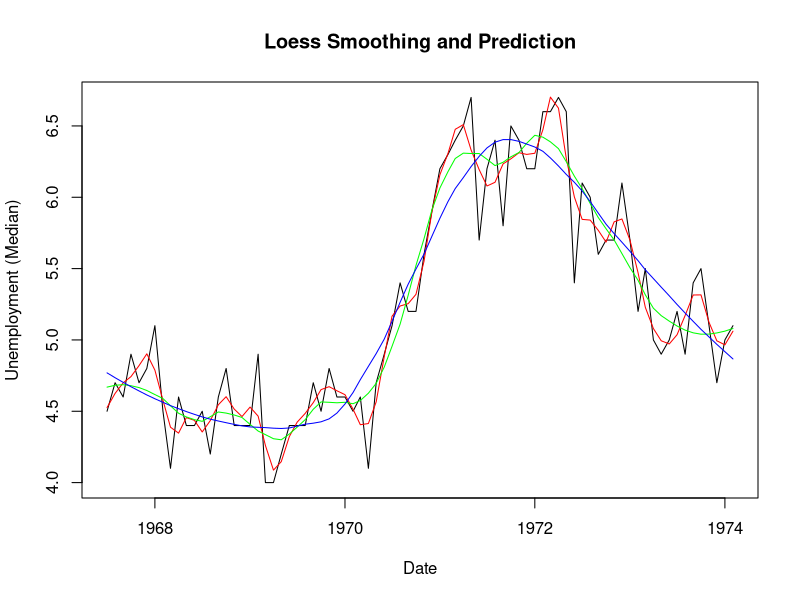
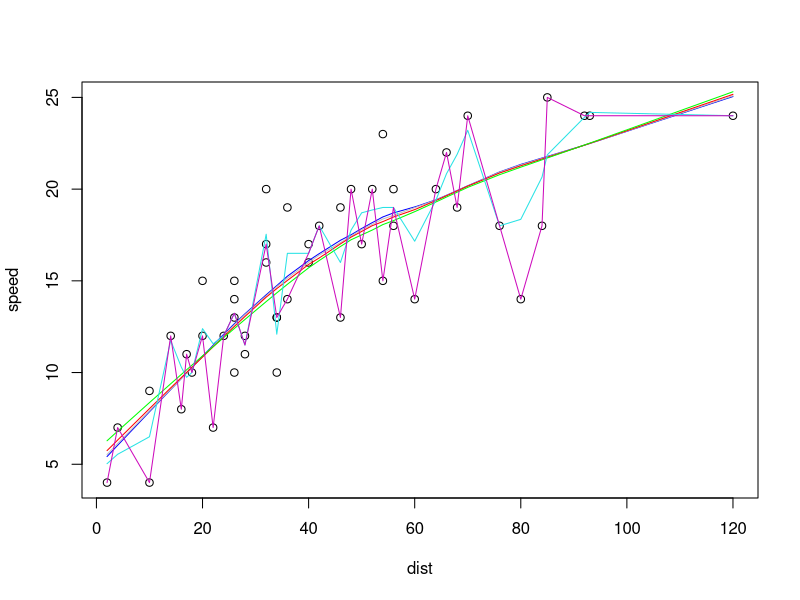

Write R code to recreate these figures, in order.
#lda
library(MASS)
names(iris)
dim(iris) # check the dimensions of the iris dataset, you will see 150 rows and 5 columns
head(iris)
set.seed(555)
Train <- sample(1:nrow(iris), nrow(iris)/2)
iris_Train <- iris[Train,] # Traning dataset
irist_Test <- iris[-Train,] # Testing dataset
fit1 <- lda(Species ~ Sepal.Length + Sepal.Width + Petal.Length + Petal.Width, data = iris_Train)
predict1 <- predict(fit1, iris_Train)
predict1_class <- predict1$class
table1 <- table(predict1_class, iris_Train$Species)
table1
# Calculating the Accuracy of the prediction
sum(diag(table1))/sum(table1)


# LOESS 
# http://r-statistics.co/Loess-Regression-With-R.html
data(economics, package="ggplot2")  # load data
economics$index <- 1:nrow(economics)  # create index variable
economics <- economics[1:80, ]  # retail 80rows for better graphical understanding
loessMod10 <- loess(uempmed ~ index, data=economics, span=0.10) # 10% smoothing span
loessMod25 <- loess(uempmed ~ index, data=economics, span=0.25) # 25% smoothing span
loessMod50 <- loess(uempmed ~ index, data=economics, span=0.50) # 50% smoothing span

# Predict Loess
smoothed10 <- predict(loessMod10) 
smoothed25 <- predict(loessMod25) 
smoothed50 <- predict(loessMod50) 
# From above plot, you would notice that as the span increases, the smoothing of the curve also increases.
# Code for Plot
# Plot it
plot(economics$uempmed, x=economics$date, type="l", main="Loess Smoothing and Prediction", xlab="Date", ylab="Unemployment (Median)")
lines(smoothed10, x=economics$date, col="red")
lines(smoothed25, x=economics$date, col="green")
lines(smoothed50, x=economics$date, col="blue")
#lowess
data("cars")
plot(speed ~ dist, data = cars)
help("lowess")
lowess(cars$speed ~ cars$dist)
lines(lowess(cars$speed ~ cars$dist, f=2/3), col="blue") 
lines(lowess(cars$speed ~ cars$dist, f=0.75), col="gray")  # f = 0.75
lines(lowess(cars$speed ~ cars$dist, f=0.8), col="red")  # f = 0.8
lines(lowess(cars$speed ~ cars$dist, f=0.9), col="green")  # f = 0.9
lines(lowess(cars$speed ~ cars$dist, f=0.1), col= 5)  # f = 0.1
lines(lowess(cars$speed ~ cars$dist, f=0.01), col= 6)  # f = 0.01 